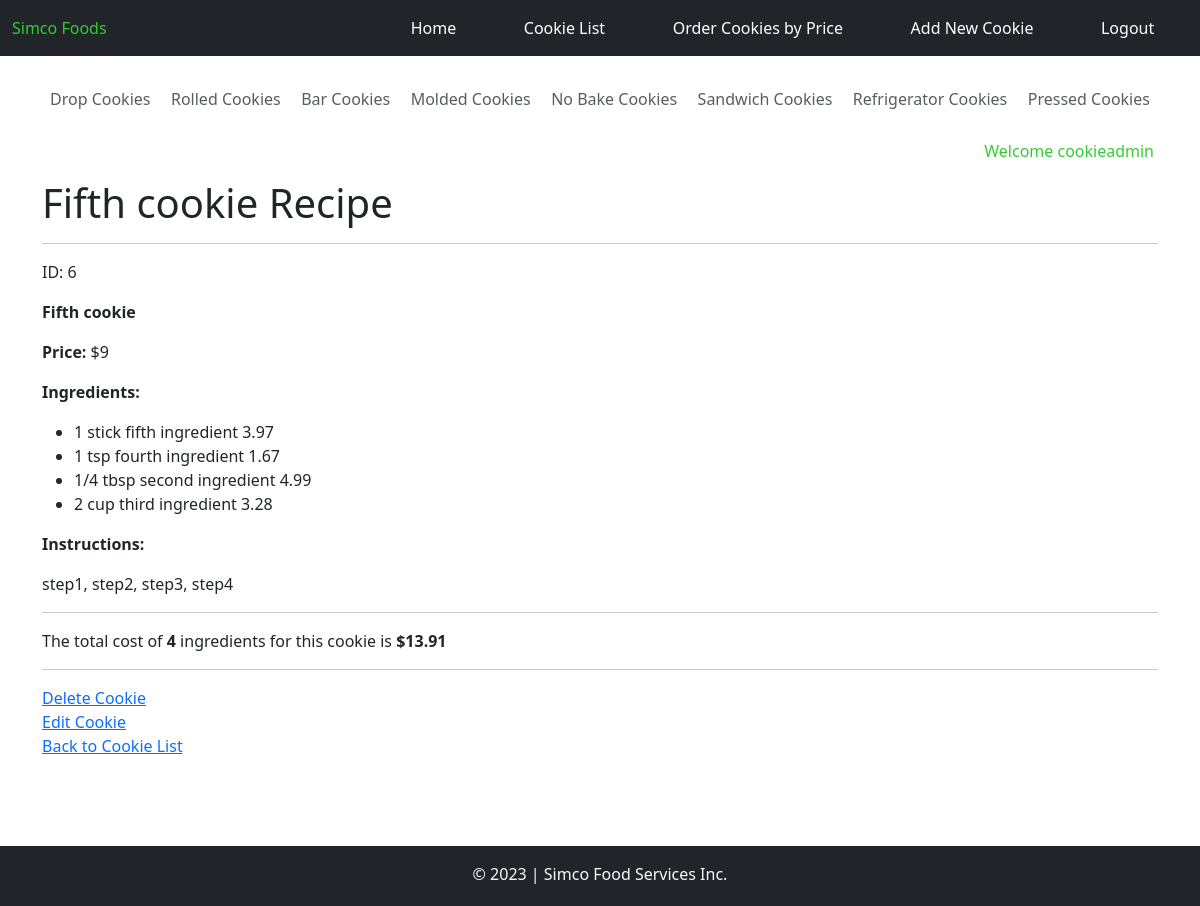
The app's page /cookiejar/cookie_recipe/6 (signed in) with its own data.
### users/models.py (models this page shows, shortened)
class CustomUser(AbstractBaseUser, PermissionsMixin):
    uid = models.UUIDField(primary_key=True, default=uuid4, editable=False)
    email = models.EmailField(_("email address"), unique=True)
    username = models.CharField(max_length=30)
    first_name = models.CharField(max_length=30)
    last_name = models.CharField(max_length=30)
    is_staff = models.BooleanField(default=False)
    is_active = models.BooleanField(default=True)
    date_joined = models.DateTimeField(default=timezone.now)
    USERNAME_FIELD = "email"
    REQUIRED_FIELDS = ['username', 'first_name', 'last_name']
    objects = CustomUserManager()
    def __str__(self):
        return f"{self.email}, {self.username}"

### cookiejar/models.py (models this page shows, shortened)
class Cookie(models.Model):
    user = models.ForeignKey(settings.AUTH_USER_MODEL, default=1, on_delete=models.CASCADE)
    cookie_name = models.CharField(max_length=50)
    price = models.IntegerField()
    instructions = models.CharField(max_length=500)
    ingredients = models.ManyToManyField(Ingredient, through='CookieIngredient')
    class Meta:
        ordering = ['user', '-id', ]
    def __str__(self):
        return f"{self.user}, {self.cookie_name}, {self.price}, {self.instructions}"

class CookieIngredient(models.Model):
    cookie = models.ForeignKey(Cookie, on_delete=models.CASCADE, related_name='cookie')
    measure = models.CharField(max_length=50)
    ingredient = models.ForeignKey(Ingredient, on_delete=models.CASCADE, related_name='ingredient')
    class Meta:
        ordering = ['cookie', 'ingredient', ]
    def __str__(self):
        return "{}_{}_{}".format(self.cookie.__str__(), self.measure.__str__(), self.ingredient.__str__())

class Ingredient(models.Model):
    ingredient_name = models.CharField(max_length=50)
    cost = models.FloatField()
    class Meta:
        ordering = ['ingredient_name', ]
    def __str__(self):
        return f"{self.ingredient_name}, {self.cost}"

### cookiejar/views.py (the view)
# urls.py: path("cookie_recipe/<int:pk>", views.CookieDetailView.as_view(), name="cookie_detail"),
class CookieDetailView(LoginRequiredMixin, DetailView):
    model = Cookie
    context_object_name = 'recipe'
    template_name = 'cookiejar/cookie_detail.html'
    def get_queryset(self):
        queryset = super(CookieDetailView, self).get_queryset()
        return queryset.filter(user=self.request.user)
    def get_context_data(self, **kwargs):
        context = super().get_context_data(**kwargs)
        context['recipe'] = CookieIngredient.objects.filter(cookie_id=self.kwargs['pk']
                                                            ).prefetch_related('ingredient')
        context['ids'] = context['recipe'].values_list("ingredient_id", flat=True)
        context['total_cost'] = Ingredient.objects.filter(
            id__in=context['ids']).aggregate(totalcost=Sum('cost'))['totalcost']
        context['ingredient_count'] = Ingredient.objects.filter(id__in=context['ids']).count()
        print('\nAll ingredients for the selected cookie and total cost:\n')
        pprint.pprint(context)
        return context

### cookiejar/templates/cookiejar/cookie_detail.html (shortened to what this page needs)
{% extends "layout.html" %}
{% block content %}
    <h1>{{ object.cookie_name|capfirst }} Recipe</h1>
    <hr>
        <div>
            <p>ID: {{ object.id }}</p>
            <p><strong>{{ object.cookie_name|capfirst }}</strong></p>
            <p><strong>Price: </strong>${{ object.price }}</p>
            <p><strong>Ingredients:</strong></p>
            <ul>
                {% for r in recipe %}
                <li>{{ r.measure}} {{ r.ingredient.ingredient_name}} {{ r.ingredient.cost}}</li>
                {% endfor %}
            </ul>
            <p><strong>Instructions:</strong></p>
            <p>{{ object.instructions }}</p>
        </div>
        <hr>
        <div>
            <p>The total cost of <strong>{{ ingredient_count }}</strong> ingredients for this cookie is <strong>${{ total_cost|floatformat:2 }}</strong></p>
        </div>
        <hr>
    <a href="{% url 'cookie_confirm_delete' object.pk %}">Delete Cookie</a>
    <br/>
    <a href="{% url 'cookie_update' object.pk %}">Edit Cookie</a>
    <br/>
    <a href="{% url 'cookie_list' %}">Back to Cookie List</a>
{% endblock %}

### templates/layout.html (shortened to what this page needs)
<!DOCTYPE html>
<html lang="en">
    <head>
        <link href="https://cdn.jsdelivr.net/npm/bootstrap@5.3.1/dist/css/bootstrap.min.css" rel="stylesheet">
        {% load static %} <link rel="stylesheet" type="text/css" href="{% static 'css/custom.css' %}">
    </head>
    <body>
        <nav class="navbar fixed-top navbar-expand-lg navbar-dark bg-dark">
            {% if user.is_authenticated %}
            <div class="container-fluid">
                <span class="navbar-text" id="navbar-logo">Simco Foods</span>
                <div class="collapse navbar-collapse" id="navbarNavAltMarkup">
                    <div class="col-md-12 d-flex justify-content-end">
                        <div class="navbar-nav nav-fill w-75">
                            <a class="nav-link active px-2" aria-current="page" id="nav-item1" href='{% url "home" %}'>Home</a>
                            <a class="nav-link px-2" id="nav-item2" href='{% url "cookie_list" %}'>Cookie List</a>
                            <a class="nav-link px-2" id="nav-item3" href='{% url "cookie_price_list" %}'>Order Cookies by Price</a>
                            <a class="nav-link px-2" id="nav-item4" href='{% url "cookie_add" %}'>Add New Cookie</a>
                            <a class="nav-link px-2" id="nav-item5" href='{% url "logout" %}'>Logout</a>
                        </div>
                    </div>
                </div>
            </div>
            {% else %}
            <div class="container-fluid">
                <span class="navbar-text" id="navbar-logo2">Simco Foods</span>
            </div>
            {% endif %}
        </nav>
        <div class="container">
        </div>
        <div class="container">
            <div class="nav-scroller py-1 mb-2">
                <nav class="nav d-flex justify-content-between">
                    <span class="p-2 text-muted">Drop Cookies</span>
                    <span class="p-2 text-muted">Rolled Cookies</span>
                    <span class="p-2 text-muted">Bar Cookies</span>
                    <span class="p-2 text-muted">Molded Cookies</span>
                    <span class="p-2 text-muted">No Bake Cookies</span>
                    <span class="p-2 text-muted">Sandwich Cookies</span>
                    <span class="p-2 text-muted">Refrigerator Cookies</span>
                    <span class="p-2 text-muted">Pressed Cookies</span>
                </nav>
            </div>
        </div>
        <div class="container">
            <div class="nav-scroller py-1 mb-2">
                {% if user.is_authenticated %}
                <nav class="nav d-flex justify-content-end">
                    <span class="p-1" id="welcome">Welcome {{ user.username }}</span>
                </nav>
                {% endif %}
            </div>
        </div>
        <div class="container">
                {% block content %} {% endblock %}
        </div>
        <br/>
        <br/>
        <div class="container">
        </div>
        <footer class="footer fixed-bottom mt-auto py-3 bg-dark" id="footer-footer">
            <div class="container text-center">
                <span class="text-light">
                    &copy; 2023 | Simco Food Services Inc.
                </span>
            </div>
        </footer>
    </body>
</html>

### static/css/custom.css (style rules this page uses)
#navbar-logo { color:#32cd32 !important; }
.navbar-nav a.nav-link:link, .navbar-nav a.nav-link:visited { color:white !important; }
#welcome { color:#32cd32 !important; }
#footer-footer { bottom: 0; width: 100%; height: 60px; padding: 0px; margin-top: 20px; }

### records on screen
CustomUser: username "cookieadmin"
Cookie: cookie_name "Fifth cookie", id "6", price "9", instructions "step1, step2, step3, step4"
CookieIngredient: measure "1 stick", ingredient.ingredient_name "fifth ingredient", ingredient.cost "3.97"
CookieIngredient: measure "1 tsp", ingredient.ingredient_name "fourth ingredient", ingredient.cost "1.67"
CookieIngredient: measure "1/4 tbsp", ingredient.ingredient_name "second ingredient", ingredient.cost "4.99"
CookieIngredient: measure "2 cup", ingredient.ingredient_name "third ingredient", ingredient.cost "3.28"

### other values on screen
{{ ingredient_count }} "4"
{{ total_cost|floatformat:2 }} "13.91"
